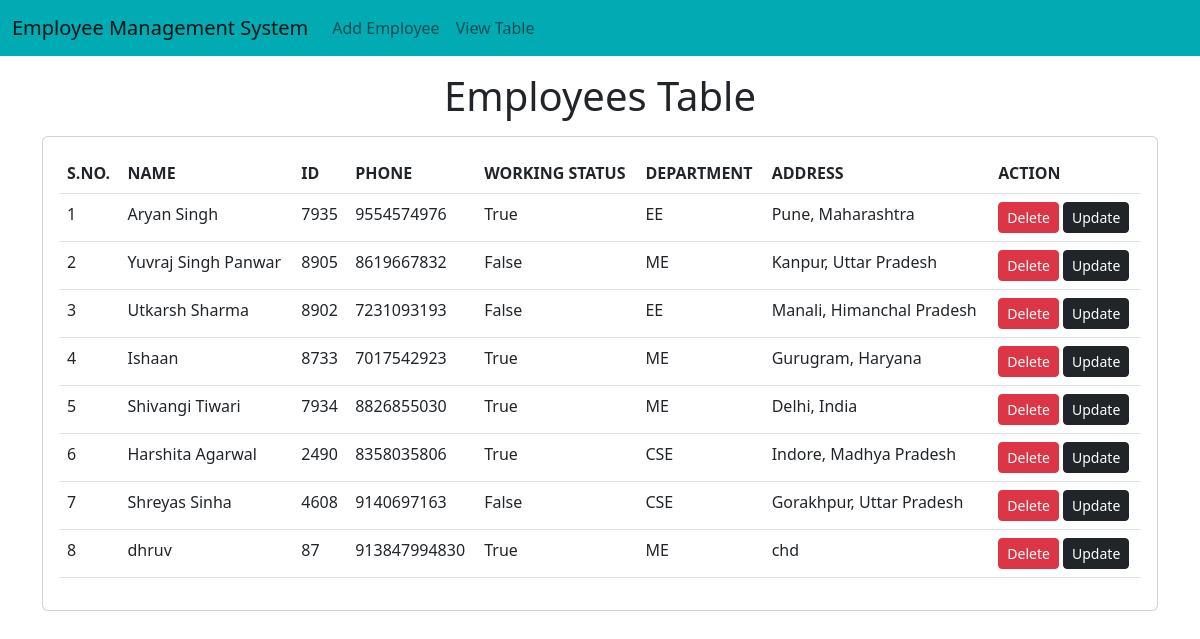
The page / on the database its author committed.
### emp/models.py (models this page shows, shortened)
class Emp(models.Model):
    name = models.CharField(max_length=200)
    emp_id = models.CharField(max_length=200)
    phone = models.CharField(max_length=10)
    address = models.CharField(max_length=150)
    working = models.BooleanField(default=True)
    department = models.CharField(max_length=200)

### emp/views.py (the view)
# urls.py: path("",fun.emp_home),
def emp_home(request):
    emps = Emp.objects.all()
    return render(request, "emp/home.html", {'emps': emps})

### templates/emp/home.html (shortened to what this page needs)
<!doctype html>
<html lang="en">
  <head>
    <link href="https://cdn.jsdelivr.net/npm/bootstrap@5.2.2/dist/css/bootstrap.min.css" rel="stylesheet">
  </head>
  <body>
    {% include 'emp/navbar.html' %}
    <h1 class="text-center my-3">Employees Table</h1>
    <div class="container">
      <div class="row">
        <div class="col-md-12">
          <div class="card">
            <div class="card-body">
              <table class="table">
                <thead>
                  <tr>
                    <th>S.NO.</th>
                    <th>NAME</th>
                    <th>ID</th>
                    <th>PHONE</th>
                    <th>WORKING STATUS</th>
                    <th>DEPARTMENT</th>
                    <th>ADDRESS</th>
                    <th>ACTION</th>
                  </tr>
                </thead>
                <tbody>
                  {% for e in emps %}
                  <tr>
                    <td>{{forloop.counter}}</td>
                    <td>{{e.name}}</td>
                    <td>{{e.emp_id}}</td>
                    <td>{{e.phone}}</td>
                    <td>{{e.working}}</td>
                    <td>{{e.department}}</td>
                    <td>{{e.address}}</td>
                    <td>
                      <a href="/emp/delete-emp/{{e.id}}" class="btn btn-danger btn-sm">Delete</a>
                      <a href="/emp/update-emp/{{e.id}}" class="btn btn-dark btn-sm">Update</a>
                    </td>
                  </tr>
                  {%endfor%}
                </tbody>
              </table>
            </div>
          </div>
        </div>
      </div>
    </div>
  </body>
</html>

### templates/emp/navbar.html (shortened to what this page needs)
<nav class="navbar navbar-expand-lg" style="background-color: #00ABB3;">
    <div class="container-fluid">
      <a class="navbar-brand" href="/emp/home/">Employee Management System</a>
      <div class="collapse navbar-collapse" id="navbarSupportedContent">
        <ul class="navbar-nav me-auto mb-2 mb-lg-0">
          <li class="nav-item">
            <a class="nav-link" href="/emp/add-emp/">Add Employee</a>
          </li>
          <li><a class="nav-link" href="/emp/home/">View Table</a></li>
        </ul>
      </div>
    </div>
  </nav>

### rows shown on the page
Emp: name "Aryan Singh", emp_id "7935", phone "9554574976", working "True", department "EE", address "Pune, Maharashtra"
Emp: name "Yuvraj Singh Panwar", emp_id "8905", phone "8619667832", working "False", department "ME", address "Kanpur, Uttar Pradesh"
Emp: name "Utkarsh Sharma", emp_id "8902", phone "7231093193", working "False", department "EE", address "Manali, Himanchal Pradesh"
Emp: name "Ishaan", emp_id "8733", phone "7017542923", working "True", department "ME", address "Gurugram, Haryana"
Emp: name "Shivangi Tiwari", emp_id "7934", phone "8826855030", working "True", department "ME", address "Delhi, India"
Emp: name "Harshita Agarwal", emp_id "2490", phone "8358035806", working "True", department "CSE", address "Indore, Madhya Pradesh"
Emp: name "Shreyas Sinha", emp_id "4608", phone "9140697163", working "False", department "CSE", address "Gorakhpur, Uttar Pradesh"
Emp: name "dhruv", emp_id "87", phone "913847994830", working "True", department "ME", address "chd"
